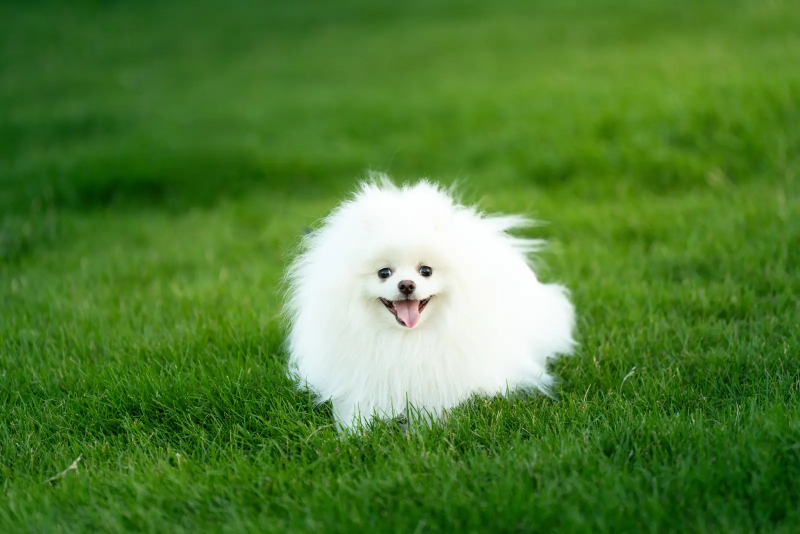
#> input picture assets/images/animal-01.webp, 1600 x 1067 px (shown at 1/2 size)
$ python rank_photos.py ../assets/images out
#> lines starting #> are read from the running program, lines starting #| are printed output that depends on the picture
#!/usr/bin/env python3
"""Rank photos by objective technical quality metrics."""

import concurrent.futures
import json
import pathlib
import statistics
import sys

from PIL import Image, ImageFilter, ImageStat


SUPPORTED = {".jpg", ".jpeg", ".png", ".webp", ".heic"}


def collect_photos(source_root):
    root = pathlib.Path(source_root)
    groups = {}
    for category_dir in sorted([p for p in root.iterdir() if p.is_dir()]):
        files = sorted(
            p for p in category_dir.iterdir() if p.suffix.lower() in SUPPORTED
        )
        if files:
            groups[category_dir.name] = files
    root_files = sorted(
        p
        for p in root.iterdir()
        if p.is_file() and p.suffix.lower() in SUPPORTED
    )
    if root_files:
        groups["Racine"] = root_files
    return groups


def analyze_file(category, path):
    item = {
        "category": category,
        "path": str(path),
        "name": path.name,
        "error": None,
    }
    try:
        with Image.open(path) as source:
            source = source.convert("RGB")
            width, height = source.size
            source.thumbnail((900, 900), Image.Resampling.LANCZOS)
            gray = source.convert("L")

            edges = gray.filter(ImageFilter.FIND_EDGES)
            sharpness = ImageStat.Stat(edges).var[0]
            brightness = ImageStat.Stat(gray).mean[0]
            contrast = ImageStat.Stat(gray).stddev[0]
            hsv = source.convert("HSV")
            saturation = ImageStat.Stat(hsv).mean[1]

            item.update(
                {
                    "width": width,
                    "height": height,
                    "aspect": round(width / height, 3),
                    "sharpness": round(sharpness, 2),
                    "brightness": round(brightness, 1),
                    "contrast": round(contrast, 1),
                    "saturation": round(saturation, 1),
                    "file_size_kb": round(path.stat().st_size / 1024, 1),
                }
            )
    except Exception as exc:  # noqa: BLE001
        item["error"] = str(exc)
    return item


def percentile_rank(values, value):
    if not values:
        return 0.5
    count = sum(1 for v in values if v <= value)
    return count / len(values)


def add_scores(items):
    metric_keys = ["sharpness", "brightness", "contrast", "saturation", "resolution"]
    for item in items:
        item["resolution"] = item.get("width", 0) * item.get("height", 0)

    valid = [i for i in items if not i.get("error")]
    for item in valid:
        item["rank_sharpness"] = percentile_rank(
            [i["sharpness"] for i in valid], item["sharpness"]
        )
        brightness_values = [i["brightness"] for i in valid]
        item["exposure_score"] = 1 - abs(
            percentile_rank(brightness_values, item["brightness"]) - 0.5
        ) * 2
        item["rank_contrast"] = percentile_rank(
            [i["contrast"] for i in valid], item["contrast"]
        )
        item["rank_saturation"] = percentile_rank(
            [i["saturation"] for i in valid], item["saturation"]
        )
        item["rank_resolution"] = percentile_rank(
            [i["resolution"] for i in valid], item["resolution"]
        )
        item["score"] = round(
            item["rank_sharpness"] * 0.30
            + item["exposure_score"] * 0.20
            + item["rank_contrast"] * 0.15
            + item["rank_saturation"] * 0.20
            + item["rank_resolution"] * 0.15,
            3,
        )
        item["flags"] = []
        if item["sharpness"] < statistics.median([i["sharpness"] for i in valid]) * 0.4:
            item["flags"].append("nettete faible")
        if item["brightness"] < 45:
            item["flags"].append("sous-expose")
        elif item["brightness"] > 210:
            item["flags"].append("sur-expose")
    return valid


def main():
    source_root = sys.argv[1]
    output_dir = pathlib.Path(sys.argv[2])
    output_dir.mkdir(parents=True, exist_ok=True)
    groups = collect_photos(source_root)

    tasks = [
        (category, path)
        for category, files in groups.items()
        for path in files
    ]
    with concurrent.futures.ThreadPoolExecutor(max_workers=4) as pool:
        results = list(pool.map(lambda t: analyze_file(*t), tasks))
#> in analyze_file, source is the input picture: PIL image 1600x1067 RGB; mean R, G, B 81.4, 126.7, 52.1
#> in analyze_file, `source.thumbnail((900, 900), Image.Resampling.LANCZOS)`:
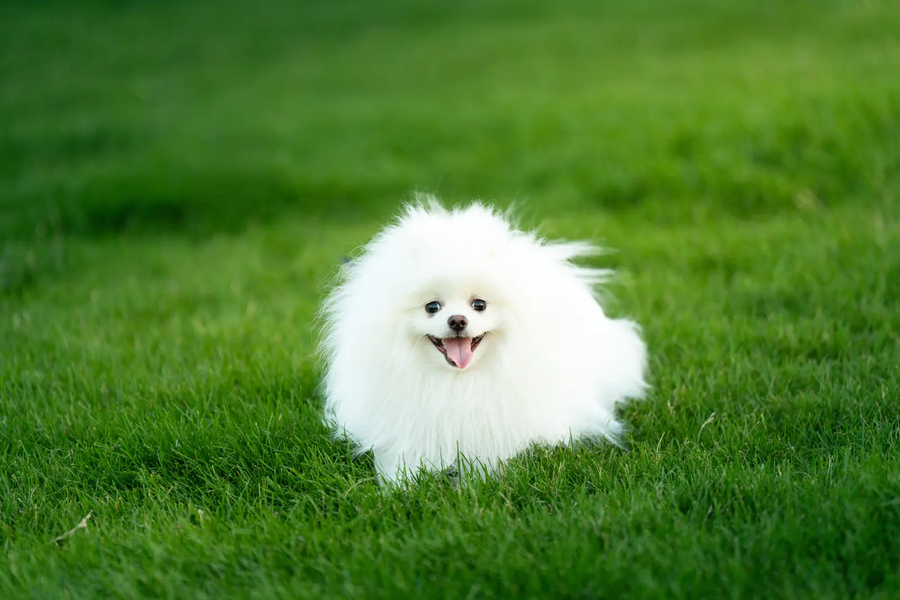
#> source: PIL image 900x600 RGB; mean R, G, B 81.4, 126.7, 52.1
#> in analyze_file, `gray = source.convert("L")`:
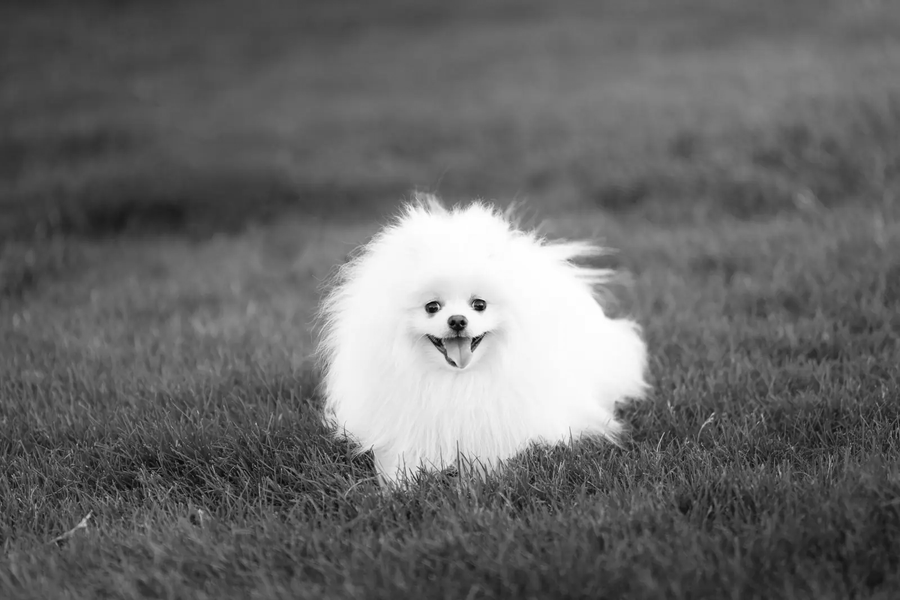
#> gray: PIL image 900x600 L; min 1, max 255, mean 104.7
#> in analyze_file, `edges = gray.filter(ImageFilter.FIND_EDGES)`:
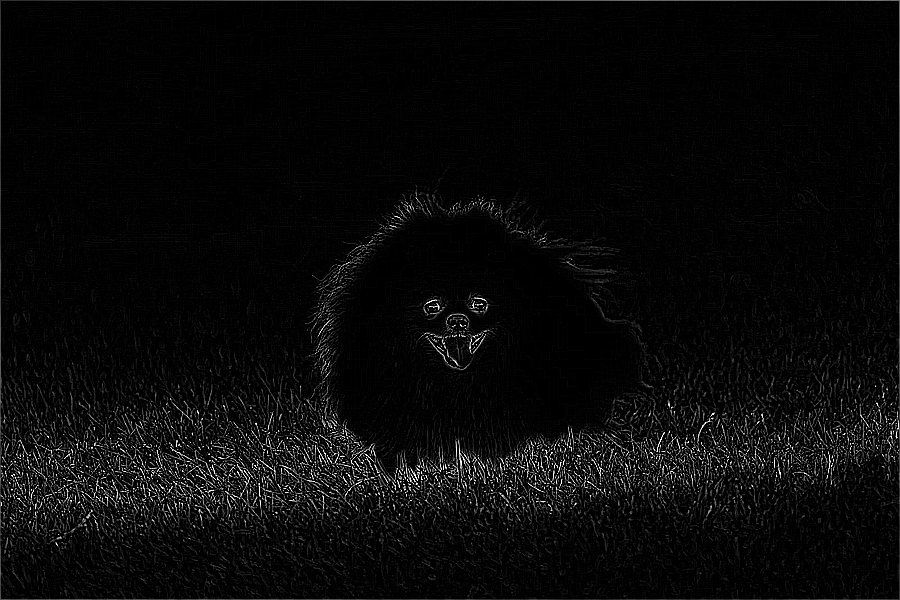
#> edges: PIL image 900x600 L; min 0, max 255, mean 9.2
#> in analyze_file, `sharpness = ImageStat.Stat(edges).var[0]`: sharpness = 762.4
#> in analyze_file, `brightness = ImageStat.Stat(gray).mean[0]`: brightness = 104.7
#> in analyze_file, `contrast = ImageStat.Stat(gray).stddev[0]`: contrast = 52.63
#> in analyze_file, `hsv = source.convert("HSV")`: hsv: PIL image 900x600 HSV; mean H, S, V 71.5, 172.8, 126.8
#> in analyze_file, `saturation = ImageStat.Stat(hsv).mean[1]`: saturation = 172.8
#> call 2 of analyze_file, with category = 'Racine'
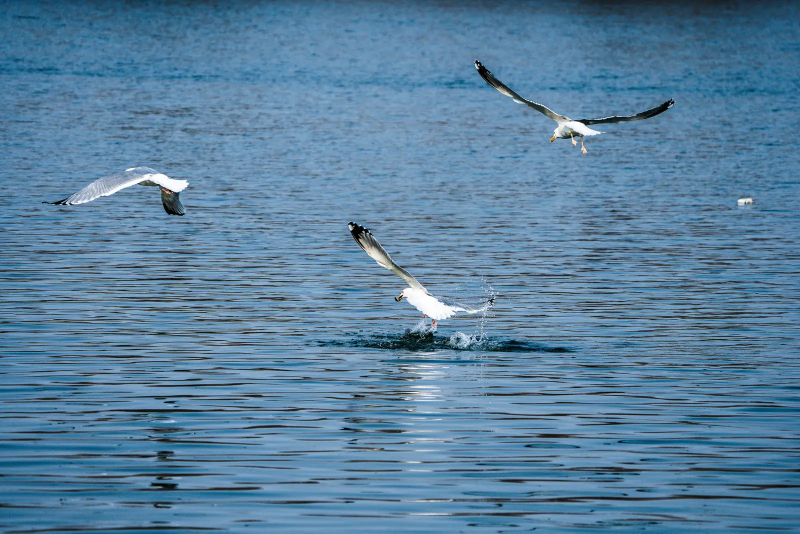
#> input picture assets/images/animal-02.webp, 1600 x 1067 px (shown at 1/2 size)
#> in analyze_file, source is the input picture: PIL image 1600x1067 RGB; mean R, G, B 88.9, 128.1, 157.7
#> in analyze_file (call 2), `source.thumbnail((900, 900), Image.Resampling.LANCZOS)`:
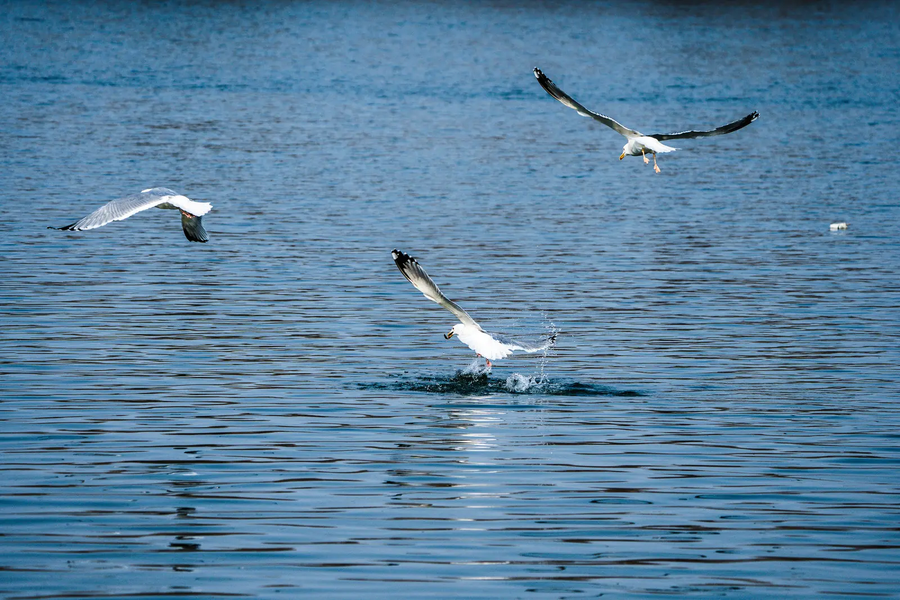
#> source: PIL image 900x600 RGB; mean R, G, B 88.9, 128.1, 157.7
#> in analyze_file (call 2), `gray = source.convert("L")`:
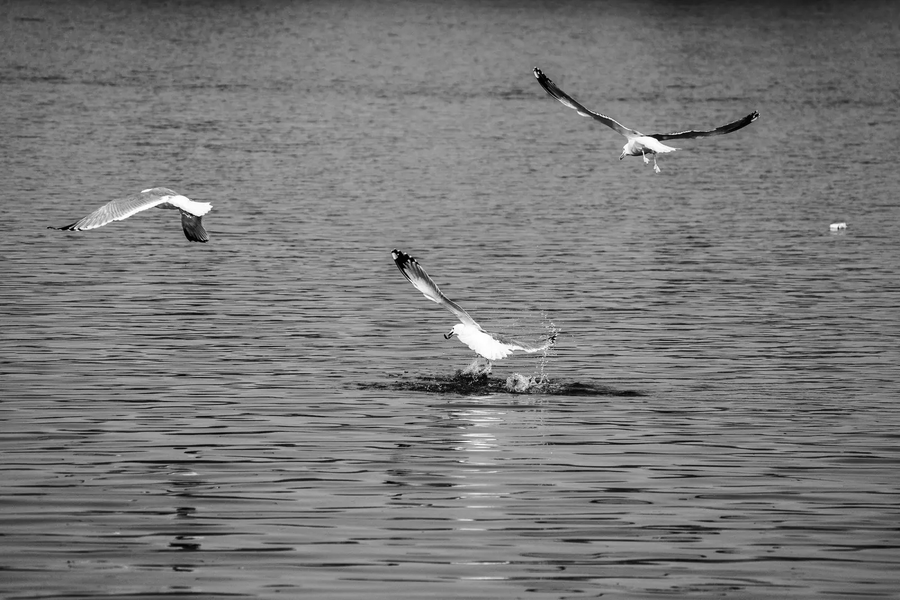
#> gray: PIL image 900x600 L; min 0, max 255, mean 119.8
#> in analyze_file (call 2), `edges = gray.filter(ImageFilter.FIND_EDGES)`:
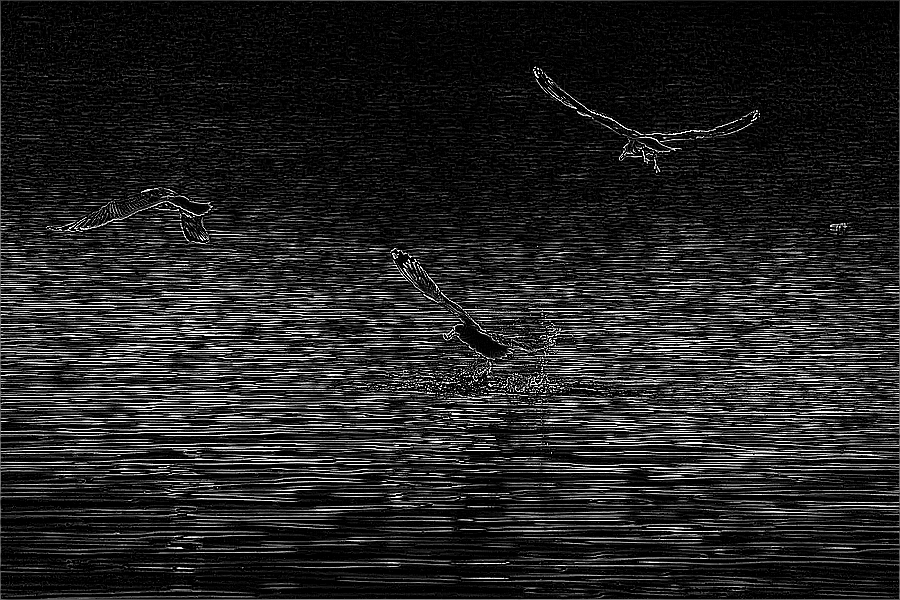
#> edges: PIL image 900x600 L; min 0, max 255, mean 35.2
#> in analyze_file (call 2), `sharpness = ImageStat.Stat(edges).var[0]`: sharpness = 3906.1
#> in analyze_file (call 2), `brightness = ImageStat.Stat(gray).mean[0]`: brightness = 119.8
#> in analyze_file (call 2), `contrast = ImageStat.Stat(gray).stddev[0]`: contrast = 30.01
#> in analyze_file (call 2), `hsv = source.convert("HSV")`: hsv: PIL image 900x600 HSV; mean H, S, V 144.8, 112.4, 157.8
#> in analyze_file (call 2), `saturation = ImageStat.Stat(hsv).mean[1]`: saturation = 112.4
#> results = 2 items

    ranked = add_scores(results)
#> the loop in add_scores, `for item in items:` made 2 passes
#> the loop in add_scores, `for item in valid:` made 2 passes
#> brightness_values on passes 1 to 2: [104.7, 119.8], [104.7, 119.8]
#> ranked = 2 items
    ranked.sort(key=lambda item: item["score"], reverse=True)

    for item in ranked:
        item.pop("rank_sharpness", None)
        item.pop("exposure_score", None)
        item.pop("rank_contrast", None)
        item.pop("rank_saturation", None)
        item.pop("rank_resolution", None)
#> this loop made 2 passes

    with open(output_dir / "analysis.json", "w", encoding="utf-8") as handle:
        json.dump(ranked, handle, ensure_ascii=False, indent=2)

    print(f"{len(ranked)} photos analyses")
#| 2 photos analyses
    print("Top 10 global :")
    for item in ranked[:10]:
        print(f"  {item['score']:.3f}  {item['name']}")


if __name__ == "__main__":
    main()
